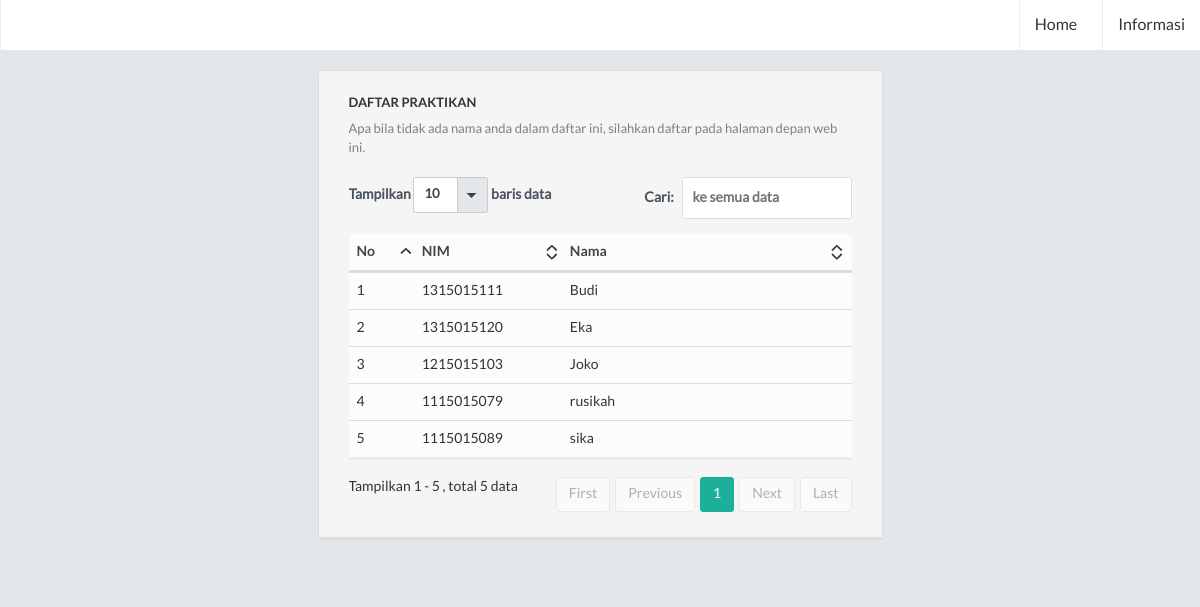
The app's page /daftar-mhs.php with its own data.
### tables this page shows
CREATE TABLE IF NOT EXISTS `tb_mahasiswa` (
  `id_mhs` int(5) NOT NULL AUTO_INCREMENT,
  `nama_mhs` varchar(100) NOT NULL,
  `nim_mhs` varchar(20) NOT NULL,
  `username_mhs` varchar(100) NOT NULL,
  `password_mhs` varchar(100) NOT NULL,
  `ttl_mhs` varchar(100) NOT NULL,
  `email_mhs` varchar(100) NOT NULL,
  `notelp_mhs` varchar(14) NOT NULL,
  `angkatan_mhs` varchar(5) NOT NULL,
  `alamat_mhs` text NOT NULL,
  PRIMARY KEY (`id_mhs`)
);

### daftar-mhs.php (the view, shortened to what this page needs)
<!DOCTYPE html>
<html lang="en">
<head>
  <link href="lib/css/style.default2.css" rel="stylesheet">
  <link href="lib/css/bootstrap.css" rel="stylesheet">
  <link href="lib/css/jquery.datatables.css" rel="stylesheet">
</head>
<body>
  <section>
    <div class="mainpanel">
      <div class="headerbar">
        <div class="header-right">
          <ul class="headermenu">
            <li>
              <div class="btn-group"><a href="index.php">
                <button class="btn btn-default dropdown-toggle tp-icon"  >
                  Home
                </button>
              </a>
            </div>
          </li>
          <li style="margin:0 0 0 10px">
              <div class="btn-group"><a href="index.php">
                <button class="btn btn-default dropdown-toggle tp-icon"  >
                  Informasi
                </button>
              </a>
            </div>
          </li>
        </ul>
      </div>
    </div>
    <div class="contentpanel">
      <div class="row">
        <div class="col-md-3">
        </div>
        <div class="col-md-6">
        <div class="panel panel-default">
          <div class="panel-heading">
            <div class="panel-body">
              <h5 class="subtitle mb5">Daftar Praktikan</h5>
              <p> Apa bila tidak ada nama anda dalam daftar ini, silahkan daftar pada halaman depan web ini.</p>
                <br />
                <div class="table-responsive">
                  <table class="table" id="table2">
                    <thead>
                      <tr>
                        <th width="75">No</th>
                        <th width="150">NIM</th>
                        <th>Nama</th>
                      </tr>
                    </thead>
                    <tbody>
                      <?php
                      $q = mysql_query("SELECT * FROM tb_mahasiswa");
                      $no=1;
                      while ($r = mysql_fetch_assoc($q)) {
                        ?>
                        <tr>
                          <td><?=$no ?></td>
                          <td><?=$r['nim_mhs']?></td>
                          <td><?=$r['nama_mhs']?></td>
                        </tr>
                        <?php
                          $no++;
                          }
                        ?>
                    </tbody>
                  </table>
                </div>
              </div>
            </div>
          </div>
          </div>
          <div class="col-md-3">
          </div>
        </div>
      </div>
    </div>
  </section>
</body>
</html>

### records on screen
tb_mahasiswa: nim_mhs "1315015111", nama_mhs "Budi"
tb_mahasiswa: nim_mhs "1315015120", nama_mhs "Eka"
tb_mahasiswa: nim_mhs "1215015103", nama_mhs "Joko"
tb_mahasiswa: nim_mhs "1115015079", nama_mhs "rusikah"
tb_mahasiswa: nim_mhs "1115015089", nama_mhs "sika"
